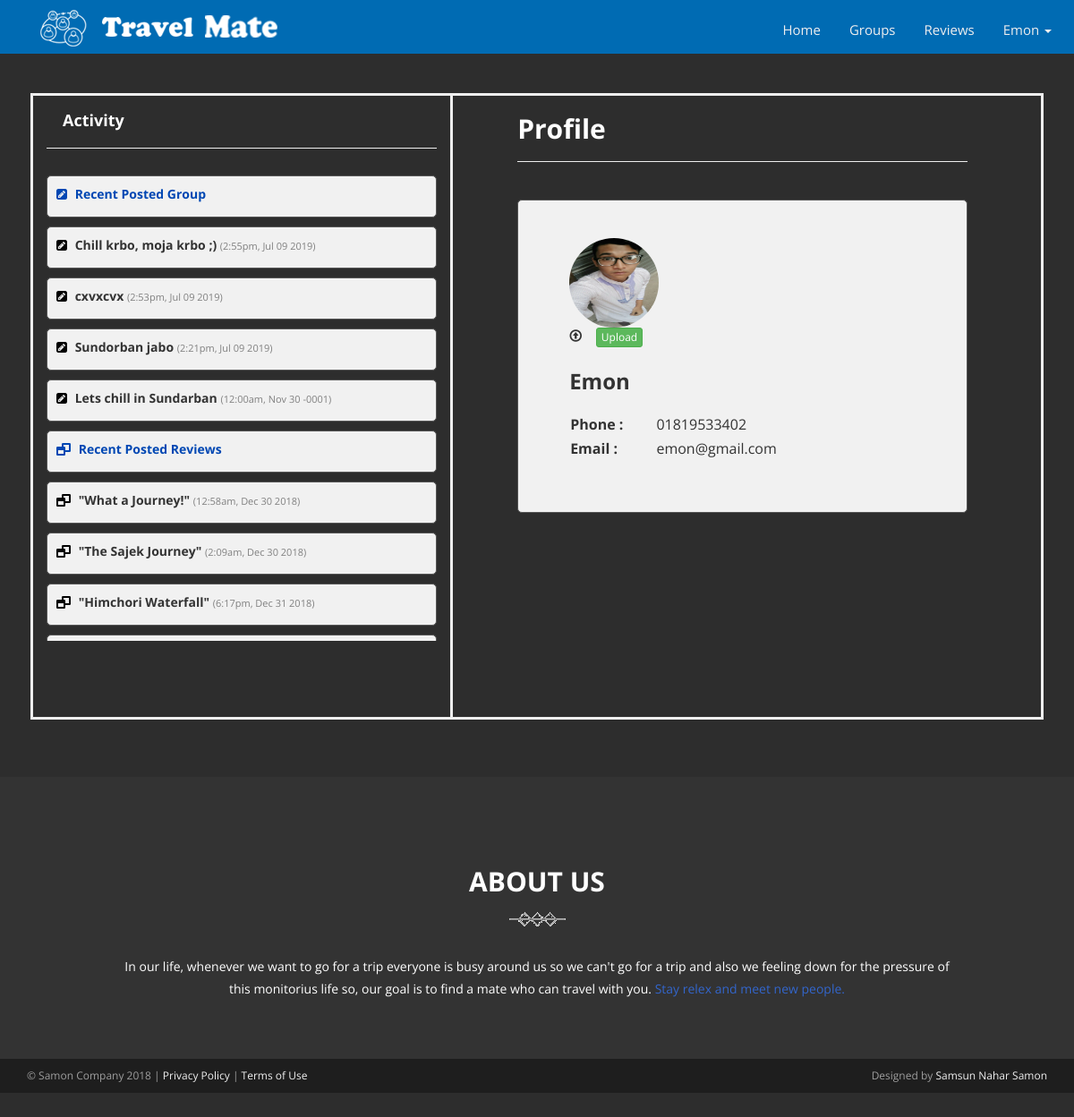
Screenshot of /profile.php (signed in) with the database file from the repository.
### tables this page shows
CREATE TABLE `user` (
  `User_ID` int(11) NOT NULL,
  `Name` varchar(255) NOT NULL,
  `Email` varchar(255) NOT NULL,
  `Phone` varchar(100) NOT NULL,
  `Password` varchar(255) NOT NULL,
  `User_Img` varchar(255) NOT NULL,
  `Last_Loggedin` datetime NOT NULL
);

CREATE TABLE `create_post` (
  `Cpost_ID` int(11) NOT NULL,
  `Cuser` varchar(255) NOT NULL,
  `Cpost_Time` datetime NOT NULL DEFAULT CURRENT_TIMESTAMP,
  `Upload_Img` varchar(255) NOT NULL,
  `Title` varchar(255) NOT NULL,
  `Start_Date` date NOT NULL,
  `End_Date` date NOT NULL,
  `Total_Budget` int(11) NOT NULL,
  `Vehical` varchar(100) NOT NULL,
  `Pick_Point` varchar(255) NOT NULL,
  `Members` int(11) NOT NULL,
  `Travel_Place` varchar(255) NOT NULL,
  `Current_Location` varchar(255) NOT NULL,
  `Plan` text NOT NULL
);

CREATE TABLE `review_post` (
  `Review_ID` int(11) NOT NULL,
  `Review_Time` datetime NOT NULL DEFAULT CURRENT_TIMESTAMP,
  `Reviewer` varchar(255) NOT NULL,
  `Review_Image` varchar(255) NOT NULL,
  `Review_Title` varchar(255) NOT NULL,
  `Traveled` varchar(255) NOT NULL,
  `Experience` text NOT NULL
);

### profile.php (the view, shortened to what this page needs)
<?php
    require 'controllers/db_credentials.php';
        if (isset($_SESSION['email']))
        {
            $email = $_SESSION['email'];
            $sql = "SELECT Name, Email, Phone, User_Img FROM `user` WHERE Email = '$email'";
            $res = $mysqli->query($sql);
            while ($row = $res->fetch_assoc())
            {
               $userImg = $row['User_Img'];
               $userPhn = $row['Phone'];
            }
        }
?>
<!DOCTYPE html>
<html lang="en">
  <head>
        <link href="css/bootstrap.min.css" rel="stylesheet">
        <link href="font-awesome/css/font-awesome.min.css" rel="stylesheet" type="text/css">
    <link rel="stylesheet" href="css/patros.css" >
    <link rel="stylesheet" href="https://cdnjs.cloudflare.com/ajax/libs/font-awesome/4.7.0/css/font-awesome.min.css">
  </head>
    <body data-spy="scroll" style="background-color: #2D2D2D">
        <?php include 'headers/navBar.php';?>
  <div class="container blog singlepost">
    <div class="row" style="margin: 4px; border-style: solid #EEE; height: 700px; border: solid #EEE;  " >
      <div class="col-md-5" style="
           border-right: solid #EEE; height: 695px;">
        <h4 style="margin: 1em;">Activity</h4>
        <hr>
        <div class="high">
          <div class="sets" style="color: #0047b3;">
           <i class="fa fa-pencil-square"
               style="border-radius: 50%; margin-right: 5px; color: #0047b3;"></i>
             <label> Recent Posted Group </label>
          </div>
          <?php
            $reviewSql = "SELECT Title, Cpost_Time FROM `create_post` WHERE Cuser = '$email' ORDER BY Cpost_Time DESC";
            $reviewRes = $mysqli->query($reviewSql);
            while ($row = $reviewRes->fetch_assoc())
            {
               $grTitle = $row['Title'];
               $grTime = date("g:ia, M d Y", strtotime($row['Cpost_Time']));
              ?>
          <div class="sets">
           <i class="fa fa-pencil-square"
               style="border-radius: 50%; margin-right: 5px; color: #000;"></i>
             <label><?php echo $grTitle;?></label>
              <span style="color: grey; font-size: 11px; font-weight: normal; text-align: right;"> (<?php echo $grTime;?>)</span>
          </div>
         <?php
            }
         ?>
          <div class="sets" style="color: #0047b3;">
           <i class="fa fa-window-restore"
               style="border-radius: 50%; margin-right: 5px; color: #0047b3;"></i>
             <label> Recent Posted Reviews </label>
          </div>
          <?php
            $reviewSql = "SELECT Review_Title, Review_Time FROM `review_post` WHERE Reviewer = '$email'";
            $reviewRes = $mysqli->query($reviewSql);
            while ($row = $reviewRes->fetch_assoc())
            {
               $reTitle = $row['Review_Title'];
               $reTime = date("g:ia, M d Y", strtotime($row['Review_Time']));
              ?>
               <div class="sets">
           <i class="fa fa-window-restore"
               style="border-radius: 50%; margin-right: 5px; color: #000;"></i>
             <label>"<?php echo $reTitle; ?>" </label>
             <span style="color: grey; font-size: 11px; font-weight: normal; text-align: right;"> (<?php echo $reTime;?>)</span>
          </div>
              <?php
            }
          ?>
        </div>
      </div>
      <article class="col-md-6">
         <div class="col-md-12" style="margin-left: 3em;">
                <h2>Profile</h2>
                <hr>
                <div class="sets" style="height: 350px; margin-top: 3em; padding: 2em;">
                  <div class="col-md-10" style="margin-left: 1em;">
                    <?php
                       if ($userImg == '')
                       {
                        ?>
                         <img class="img-responsive" src="user_images/avatar.png" alta="Image" style="width: 100px; height: 100px; margin-top: 1em; border-radius: 50%;">
                       <?php
                       }
                       else
                       {
                        ?>
                          <img class="img-responsive" src="user_images/<?php echo $userImg; ?>" alta="Image" style="width: 100px; height: 100px; margin-top: 1em; border-radius: 50%;">
                        <?php
                       }
                    ?>
                      <label for="img-upload">
                          <i class="glyphicon glyphicon-upload" onmouseover="changeColor(this)" onmouseout="retainColor(this)"></i>
                          <input type="submit" class="btn btn-success btn-xs" name="submit" value="Upload" onclick="gotoAJAX();" style="margin-left: 1em;">
                      </label>
                      <div class="clearfix">
                     <h3 style="color: #333;"><?php echo $username; ?></h3>
                   </div>
                 </div>
                   <div class="col-md-6" style="margin-top: .5em; font-size: 16px;">
                       <div class="col-md-6" >
                        <div class="review-block-rate" style=" margin-top: 5px; font-weight: bold;" >Phone :
                         </div>
                         <div class="review-block-rate" style=" margin-top: 5px; font-weight: bold;">Email :
                         </div>
                       </div>
                       <div class="col-md-6">
                         <div class="review-block-rate" style=" margin-top: 5px;" >
                          <?php echo $userPhn; ?>
                         </div>
                         <div class="review-block-rate" style=" margin-top: 5px;">
                          <?php echo $email; ?>
                         </div>
                       </div>
                   </div>
               </div>
                <br>
              </div>
            </article>
    </div>
  </div>
    <?php include 'headers/footer.php' ;?>
    </body>
</html>

### headers/navBar.php (shortened to what this page needs)
<nav class="navbar navbar-inverse navbar-fixed-top">
	<div class="container">
		<div class="navbar-header">
     <a class="navbar-brand" href="index.php"><img src="images/emon4.png" alt="company logo" style="margin-top: -1em;" /></a>
   </div>
   <div class="collapse navbar-collapse" id="bs-example-navbar-collapse-1">
     <ul class="nav navbar-nav navbar-right custom-menu">
      <li><a href="index.php">Home</a></li>
      <?php
      if (isset($_SESSION['email']))
      {
        $email = $_SESSION['email'];
        $sql = "SELECT Name FROM `user` WHERE Email = '$email'";
        $res = $mysqli->query($sql);
        while ($row = $res->fetch_assoc())
        {
          $username = $row['Name'];
        }
        ?>
        <li><a href="post_feed.php">Groups </a></li>
        <li><a href="review_feed.php">Reviews </a></li>
        <li class="dropdown">
         <a href="#" class="dropdown-toggle" data-toggle="dropdown" style="background: transparent; ">
           <?php echo $username ?>
           <b class="caret"></b>
         </a>
    </li>
    <?php
  }
  ?>
</ul>
</div>
</div>
</nav>

### headers/footer.php (shortened to what this page needs)
<section id="about" style="background-color: #333;">
			<div class="container">
				<div class="row">
					<div class="col-md-offset-1 col-md-10">
						<div class="text-center color-elements">
							<h2>About Us</h2>
							<img class="img-responsive displayed" src="images/short.png" alt="Company about"/>
							<div class="row" >
								<div class="col-md-12">
									<p style="color: #fff;">
									In our life, whenever we want to go for a trip  everyone is busy around us so we can't go for a trip and also we feeling down for the pressure of
									this monitorius life so, our goal is to find a mate who can travel with you. <span class="color-elements">Stay relex and meet new people.</span>
									</p>
								</div>
							</div>
						</div>
					</div>
				</div>
			</div>
		</section>
		<footer id="footer">
			<div class="container">
				<div class="row myfooter">
					<div class="col-sm-6"><div class="pull-left">
					© Samon Company 2018 | <a href="#">Privacy Policy</a> | <a href="#">Terms of Use</a>
					</div></div>
					<div class="col-sm-6">
						<div class="pull-right">Designed by <a href="#">Samsun Nahar Samon</a></div>
					</div>
				</div>
			</div>
		</footer>

### css/patros.css (style rules this page uses)
img.displayed { display: block; margin-left: auto; margin-right: auto; background-color: transparent; }
body { color: none; font-family: 'Open Sans'; }
html, body { height: 100%; }
a { color:#3366cc;text-decoration:none }
footer { background-color: #1E1E1E; width:100%; display:block; color:#f7f7f7; }
.color-elements { color: #3366cc; }
.custom-menu li { font-size: 12px;padding:0px 0px; }
#about { padding: 80px 0px 40px 0px; }
#about p { color:#313131;line-height: 1.8em; font-size: 14px; }
#footer { width:100%;font-size:12px;color:#1E1E1E; }
.blog { padding-top:100px; }
img.displayed { display: block;margin-left: auto;margin-right: auto;background-color:transparent; }
.navbar-inverse { background-color: #006bb3; font-size:18px; padding-top:8px; padding-bottom:8px; height: 60px; }
.navbar-inverse .navbar-nav>li>a { font-size: 15px;-webkit-transition: all .3s;-moz-transition: all .3s;-ms-transition: all .3s;-o-transition: all .3s;transition: all .3s; ; }
.navbar-inverse .navbar-nav>li>a { color:#efefef; padding-bottom:6px; padding-right:10px; }
.navbar-inverse .navbar-nav li { margin-left:15px; text-transform: uppercase; }
.navbar-inverse { border:none; }
.navbar-brand img { margin-top:-5px; }
#bloghome p, p { padding:12px 0px; font-size: 13px; line-height: 1.8em; }
.myfooter { color: #9d9d9d; padding:10px 0px; }
.myfooter a { color: #efefef; padding:10px 0px; -webkit-transition:0.5s; transition: 0.5s; }
.singlepost { margin-bottom:60px; }
a, a:visited, a:focus, a:active, a:hover { outline:0 none !important; }
.nav li a { text-transform: none; }
#about h2, #services h2, #bloghome h2, #meet-team h2, #portfolio1 h2, #contact h2, #home h3 { text-transform: uppercase; }
.dropdown-toggle { background-color: #3366cc; }

### profile.php (style rules this page uses)
.sets { border: 1px solid #555; background-color: #f1f1f1; border-radius: 5px; padding: 10px; margin: 10px 0; }
.high { height: 530px; overflow: auto; overflow-x: hidden; }
h2, h3, h4 { font-weight: bold; color: white; }

### rows the page displays
user: Name "Emon", User_Img (picture), Phone "01819533402"
create_post: Title "Chill krbo, moja krbo ;)", Cpost_Time "2:55pm, Jul 09 2019"
create_post: Title "cxvxcvx", Cpost_Time "2:53pm, Jul 09 2019"
create_post: Title "Sundorban jabo", Cpost_Time "2:21pm, Jul 09 2019"
create_post: Title "Lets chill in Sundarban", Cpost_Time "12:00am, Nov 30 -0001"
review_post: Review_Title "What a Journey!", Review_Time "12:58am, Dec 30 2018"
review_post: Review_Title "The Sajek Journey", Review_Time "2:09am, Dec 30 2018"
review_post: Review_Title "Himchori Waterfall", Review_Time "6:17pm, Dec 31 2018"

### other values shown
$email "emon@gmail.com"
